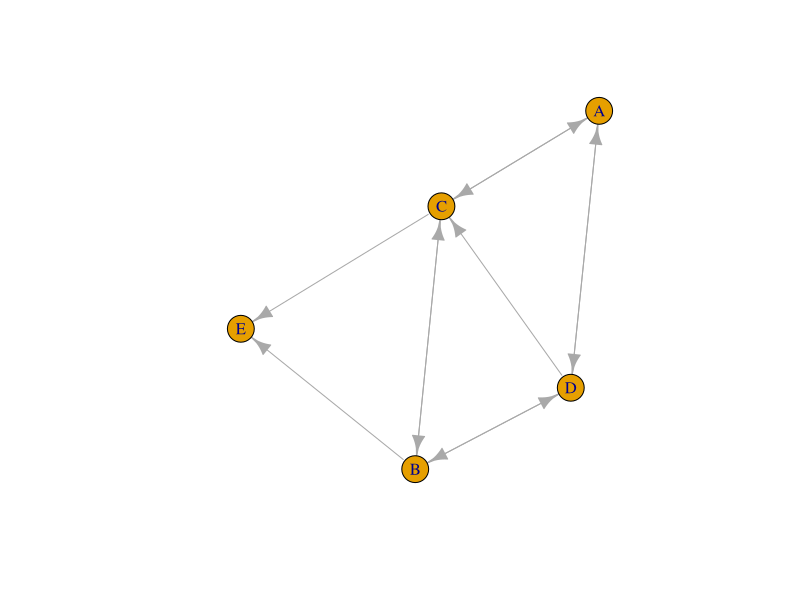
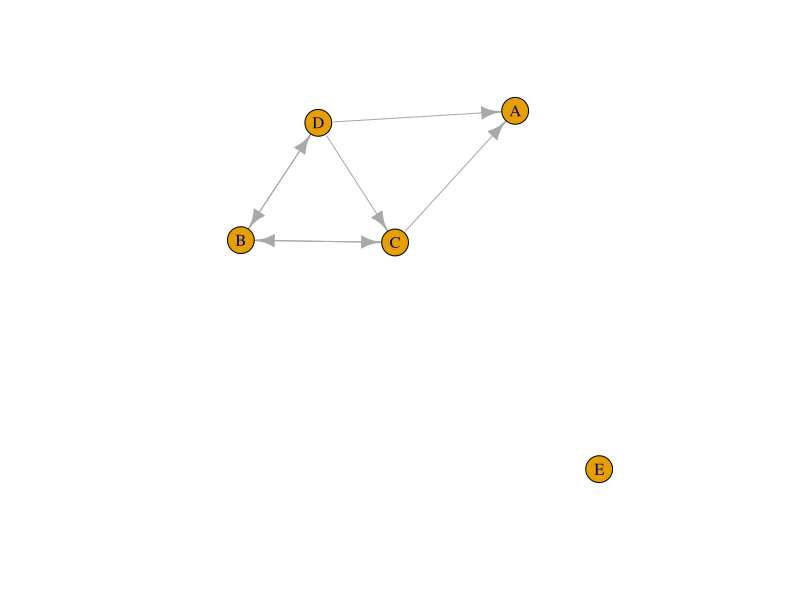

R code for these plots, in order:
# Create a 10x10 matrix to represent connections between 
# people on social media (random seed=100)
# Label the people [A..J], with named rows and columns.
# Randomly populate the matrix with 1s and 0s. 
# The number 1 means someone follows/is followed by another person.  
# Ensure that all diagonals are 0 (you should use an 
# appropriate R matrix operation for this).
# Each row contains information on the people a person follows. 
# Each column contains information on who follows a person. 
library(igraph)
set.seed(100)
v <- sample(0:1,25,replace = T)
m <- matrix(v,nrow=5)

rownames(m) <- LETTERS[1:5]
colnames(m) <- LETTERS[1:5]

diag(m) <- 0

g1 <- graph_from_adjacency_matrix( m )

plot(g1)

m["A",] <- 0
m[,"E"]<-0

g1 <- graph_from_adjacency_matrix( m )

plot(g1)
